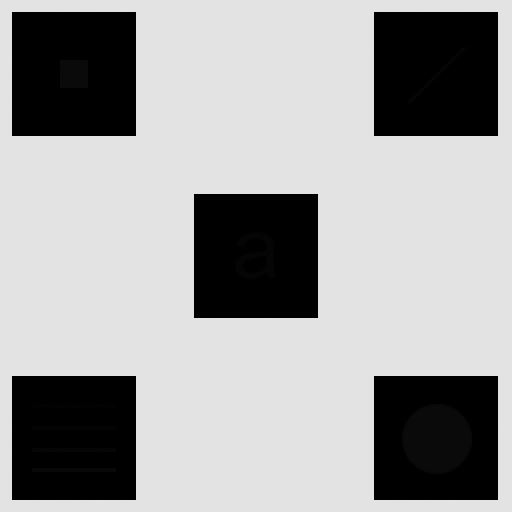
#> input picture images/cuadros.tif, 512 x 512 px; its folder holds 5 pictures in this run
$ python Ej2.1.py
#> lines starting #> are read from the running program, lines starting #| are printed output that depends on the picture
import os
os.chdir(os.path.dirname(os.path.abspath(__file__)))
import cv2
import numpy as np
import matplotlib.pyplot as plt
import cvui

#! FALTARIA PROBAR HACERLO CON UNA MASCARA Y USAR LA ECUALIZACION NORMAL, PARA QUE SEA LOCAL
#! PERO SIN USAR LA ADAPTATIVA.

"""
Enunciado:
En la imagen cuadros.tif se observa un conjunto de cuadros negros sobre un fondo casi uniforme.
Utilice ecualizacion local del histograma para revelar los detalles ocultos en la imagen y compare
los resultados con los obtenidos con ecualizacion global.

Ayuda: el tamaño de ventana y su localizacion es clave para realizar la ecualizacion local.
"""

"""
Aclaración:
De todo el codigo que hicimos, en realidad solo hace falta la parte de graficar los histogramas que
lo hice al final. El resto, que serian los trackbars para uso en tiempo real y el boton con cvui es
extra para dejarlo mejor y probar cosas.
"""

PATH = "../images/"

img = cv2.imread(PATH + "cuadros.tif", cv2.IMREAD_GRAYSCALE)
#> img is the input picture: shape (512, 512); min 0, max 228, mean 160.7

# plt.figure()
# plt.imshow(img, cmap="grey")
# plt.show()

"""
Para aclarar los cuadros negros en la imagen, en la ecualizacion local con la ecualización
adaptativa del histograma (CLAHE) se fue ajustando el límite de recorte (clipLimit) y el tamaño
de la cuadrícula (tileGridSize). Estos parámetros controlan el contraste de la imagen.

El clipLimit es un parámetro que limita el contraste de la imagen. Un valor más alto aumenta el contraste.
El tileGridSize es el tamaño de la cuadrícula para la ecualización local. Un tamaño de cuadrícula
más pequeño da como resultado una ecualización más local y puede ayudar a resaltar los detalles
en áreas más pequeñas.

Como en la imagen se puede ver que los cuadros negros son de aproximadamente 120 x 120,
se fue probando con valores de tileGridSize menores, hasta obtener un resultado que, junto al
clipLimit, permitieron reconocer el contenido que había oculto en los cuadros negros.

Se obtuvo un buen resultado (se puede reconocer claramente el contenido oculto) por ejemplo con:
clahe = cv2.createCLAHE(clipLimit=10.0, tileGridSize=(20,20))
"""

"""
Primero creamos un script que permite modificar los valores de clipLimit y tileGridSize con trackbars
y ver como afectan a la imagen ecualizada con CLAHE en tiempo real, para elegir la mejor combinacion
de valores.
"""

# Variables globales para guardar los valores de los trackbars y usarlos al final
clipLimit_global = 0
tileGridSize_global = 0

# Función para el trackbar (no hace nada, solo es necesario para cv2.createTrackbar)
# (Lo hice asi para recordar que tambien se puede usar trackbars de esta manera).
def nothing(x):
    pass

# Crea una ventana (usar el mismo nombre en los trackbars y cvui)
cv2.namedWindow('Controles')

# Crea una imagen para la interfaz de usuario
ui = np.zeros((250, 500), np.uint8)

# Inicializa cvui
cvui.init('Controles')
#> (this line was passed over: cvui is not available in this run)

# Valores iniciales para los trackbars
clipLimit = [10]
tileGridSize = [60]

# Bucle infinito para que se actualice en tiempo real la imagen con los valores de los trackbars
while(1):
    ui[:] = (50)

    # El clipLimit lo hago variar de a 0.1 y el tileGridSize de a 1 porque debe ser entero
    cvui.text(ui, 50, 20, "ClipLimit")
#> (this line was passed over: cvui is not available in this run)
    cvui.trackbar(ui, 50, 50, 400, clipLimit, 1, 100, 0.1, '%.0Lf', cvui.TRACKBAR_DISCRETE, 0.1)
#> (this line was passed over: cvui is not available in this run)
    cvui.text(ui, 50, 100, "TileGridSize")
#> (this line was passed over: cvui is not available in this run)
    cvui.trackbar(ui, 50, 130, 400, tileGridSize, 1, 100, 1, '%.0Lf', cvui.TRACKBAR_DISCRETE, 1)
#> (this line was passed over: cvui is not available in this run)

    # Me aseguro que tileGridSize sea al menos 1
    if tileGridSize[0] == 0:
        tileGridSize[0] = 1

    # Aplica CLAHE con los valores actuales de los trackbars
    clahe = cv2.createCLAHE(clipLimit=float(clipLimit[0]), tileGridSize=(tileGridSize[0],tileGridSize[0]))
    cl1 = clahe.apply(img)
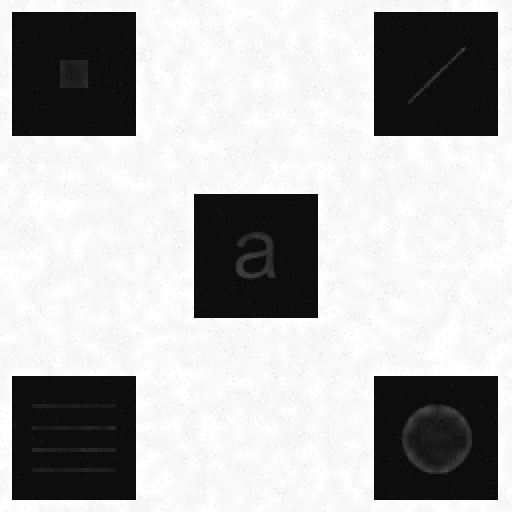
#> cl1: shape (512, 512); min 9, max 255, mean 180.9

    # Muestra la imagen (se crea en una ventana distinta que la UI porque sino da problemas)
    cv2.imshow('Ecualizacion adaptativa', cl1)

    # Se dibuja el botón en la imagen de la interfaz de usuario
#> (the run stopped early here; a loop or call above may not have finished)
